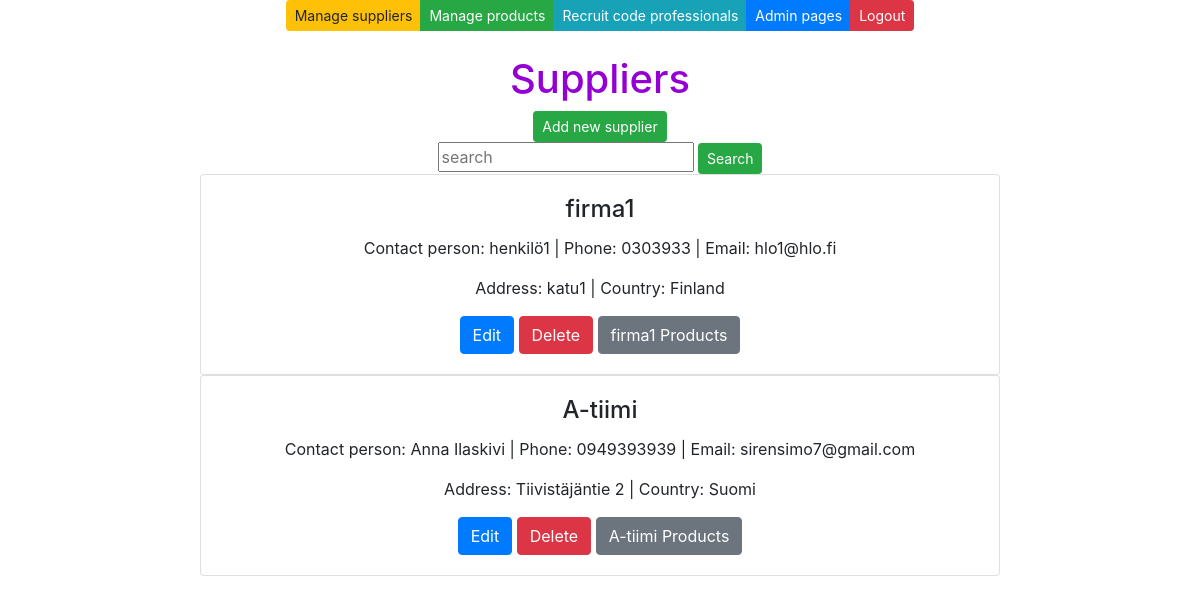
Page /suppliers/ (signed in) on the committed database.
### app/models.py (models this page shows, shortened)
class Supplier(models.Model):
    companyname = models.CharField(max_length = 50, default="firma")
    contactname = models.CharField(max_length = 50, default="firma")
    address = models.CharField(max_length = 100, default="firma")
    phone = models.CharField(max_length = 20, default="firma")
    email = models.CharField(max_length = 50, default="firma")
    country = models.CharField(max_length = 50, default="firma")

### app/views.py (the view)
# urls.py: path('suppliers/', supplierlistview),
def supplierlistview(request):
    if not request.user.is_authenticated:
        return render(request, 'loginpage.html')
    else:
        supplierlist = Supplier.objects.all()
        context = {'suppliers': supplierlist}
        return render (request, "supplierlist.html", context)

### app/templates/supplierlist.html (shortened to what this page needs)
{% extends 'index.html' %}
{% block content %}
<br />
<br />
<h1 style="color: darkviolet">Suppliers</h1>
<button id="add-btn" class="btn btn-success btn-sm" onclick="showaddform()">Add new supplier</button>
<form method="post" action="/search-suppliers/">
    <input class="card-text" type="text" placeholder="search" name="search">
    <input type="submit" value="Search" class="btn btn-success btn-sm" name="">
</form>
{% for s in suppliers %}
<div class="card" style="width: 50rem;">
    <div class="card-body">
        <h4 class="card-title">{{s.companyname}}</h4>
        <p class="card-text">Contact person: {{s.contactname}} | Phone: {{s.phone}} | Email: {{s.email}} </p>
        <p class="card-text">Address: {{s.address}} | Country: {{s.country}}</p>
        <a href="/edit-supplier-get/{{s.id}}/" class="btn btn-primary">Edit</a>
        <a href="/confirm-delete-supplier/{{s.id}}/" class="btn btn-danger">Delete</a>
        <a href="/products-by-supplier/{{s.id}}/" class="btn btn-secondary">{{s.companyname}} Products</a>
    </div>
</div>
{% empty %}
<div class="card" style="width: 50rem;">
    <div class="card-body">
        <p class="card-text">No suppliers found in the database</p>
    </div>
</div>
{%endfor%}
{% endblock %}

### app/static/style.css (style rules this page uses)
h1 { color: darkviolet; }

### rows in the picture
Supplier: companyname "firma1", contactname "henkilö1", phone "0303933", email "hlo1@hlo.fi", address "katu1", country "Finland"
Supplier: companyname "A-tiimi", contactname "Anna Ilaskivi", phone "0949393939", email "sirensimo7@gmail.com", address "Tiivistäjäntie 2", country "Suomi"
